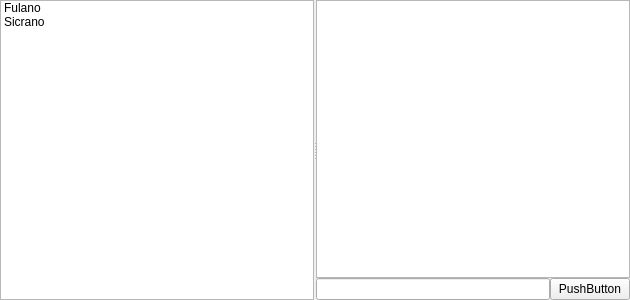
<?xml version="1.0" encoding="UTF-8"?>
<ui version="4.0">
 <class>ChatWidget</class>
 <widget class="QWidget" name="ChatWidget">
  <property name="geometry">
   <rect>
    <x>0</x>
    <y>0</y>
    <width>630</width>
    <height>300</height>
   </rect>
  </property>
  <property name="windowTitle">
   <string>Form</string>
  </property>
  <layout class="QHBoxLayout" name="horizontalLayout_2">
   <property name="spacing">
    <number>0</number>
   </property>
   <property name="leftMargin">
    <number>0</number>
   </property>
   <property name="topMargin">
    <number>0</number>
   </property>
   <property name="rightMargin">
    <number>0</number>
   </property>
   <property name="bottomMargin">
    <number>0</number>
   </property>
   <item>
    <widget class="QSplitter" name="splitter">
     <property name="orientation">
      <enum>Qt::Horizontal</enum>
     </property>
     <property name="handleWidth">
      <number>2</number>
     </property>
     <property name="childrenCollapsible">
      <bool>false</bool>
     </property>
     <widget class="QListWidget" name="listWidget">
      <property name="sizePolicy">
       <sizepolicy hsizetype="Expanding" vsizetype="Preferred">
        <horstretch>0</horstretch>
        <verstretch>0</verstretch>
       </sizepolicy>
      </property>
      <item>
       <property name="text">
        <string>Fulano</string>
       </property>
      </item>
      <item>
       <property name="text">
        <string>Sicrano</string>
       </property>
      </item>
     </widget>
     <widget class="QWidget" name="verticalLayoutWidget">
      <layout class="QVBoxLayout" name="verticalLayout">
       <property name="spacing">
        <number>0</number>
       </property>
       <item>
        <widget class="QTextEdit" name="textEdit">
         <property name="sizePolicy">
          <sizepolicy hsizetype="Expanding" vsizetype="Expanding">
           <horstretch>10</horstretch>
           <verstretch>0</verstretch>
          </sizepolicy>
         </property>
        </widget>
       </item>
       <item>
        <layout class="QHBoxLayout" name="horizontalLayout">
         <item>
          <widget class="QLineEdit" name="lineEdit">
           <property name="sizePolicy">
            <sizepolicy hsizetype="Expanding" vsizetype="Fixed">
             <horstretch>10</horstretch>
             <verstretch>0</verstretch>
            </sizepolicy>
           </property>
          </widget>
         </item>
         <item>
          <widget class="QPushButton" name="pushButton">
           <property name="sizePolicy">
            <sizepolicy hsizetype="Minimum" vsizetype="Fixed">
             <horstretch>1</horstretch>
             <verstretch>0</verstretch>
            </sizepolicy>
           </property>
           <property name="text">
            <string>PushButton</string>
           </property>
          </widget>
         </item>
        </layout>
       </item>
      </layout>
     </widget>
    </widget>
   </item>
  </layout>
 </widget>
 <resources/>
 <connections/>
</ui>
